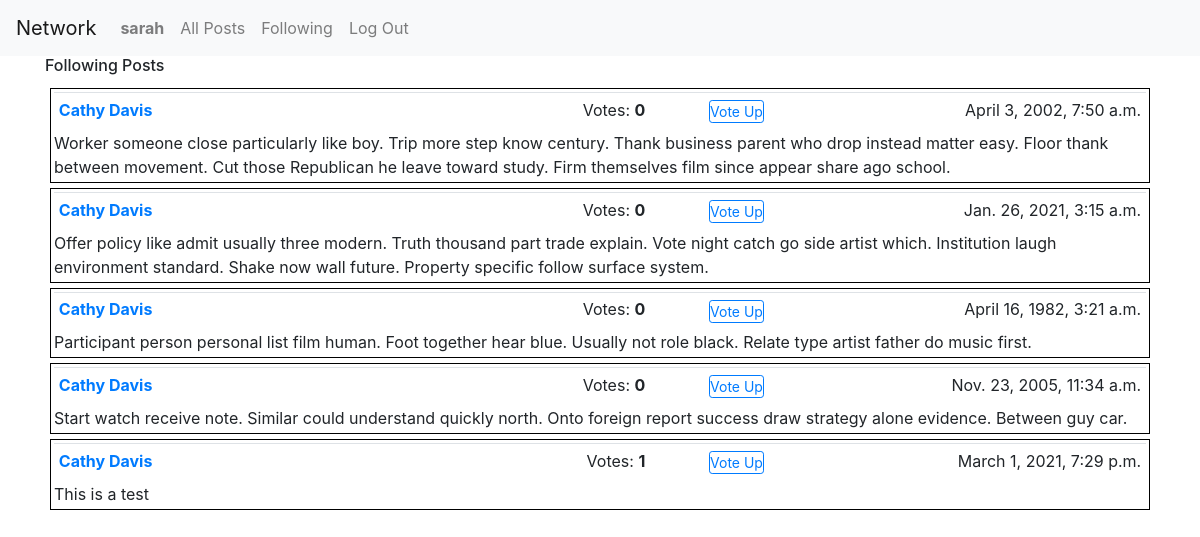
/following_posts/7 (signed in), run on the app's committed database.
### network/models.py (models this page shows, shortened)
class User(AbstractUser):
    pass

class Post(models.Model):
    user = models.ForeignKey("User", on_delete=models.CASCADE, related_name='posts')
    timestamp = models.DateTimeField(default=timezone.now)
    body = models.TextField(blank=False)
    class Meta:
        ordering = ["-timestamp"]

### network/views.py (the view)
# urls.py: path("following_posts/<int:pk>", views.FollowingPostListView.as_view(), name="following_posts"),
class FollowingPostListView(LoginRequiredMixin, ListView):
    model = Post
    login_url = 'login'
    paginate_by = 10
    template_name = 'network/following_post.html'
    def get_queryset(self):
        users_followed = self.request.user.follows.all().values()
        users_followed_id = [x['follow_id'] for x in users_followed]
        return utils.enrich(self.request, Post.objects.filter(user_id__in=users_followed_id))

### network/utils.py (called while the page is built)
def enrich (request, p):
    all_posts = p.annotate(num_votes=Count("vote"))
    if request.user.is_authenticated:
        u1 = request.user
        v1 = Vote.objects.filter(user=u1).values_list('like')
        all_posts = all_posts.annotate(has_my_vote=Case(
            When(id__in=v1), then=Value(True), default=Value(False), output_field=BooleanField()
        ))
    return (all_posts)

### network/templates/network/following_post.html (shortened to what this page needs)
{% extends "network/layout.html" %}
{% load static %}
{% block body %}
  <div id="following-post-view">
    <h6>Following Posts</h6>
  </div>
{% endblock %}

### network/templates/network/layout.html (shortened to what this page needs)
{% load static %}
<!DOCTYPE html>
<html lang="en">
    <head>
        <link rel="stylesheet" href="https://stackpath.bootstrapcdn.com/bootstrap/4.4.1/css/bootstrap.min.css">
        <link href="{% static 'network/styles.css' %}" rel="stylesheet">
    </head>
    <body>
        <nav class="navbar navbar-expand-lg navbar-light bg-light">
            <a class="navbar-brand" href="#">Network</a>
            <div>
              <ul class="navbar-nav mr-auto">
                {% if user.is_authenticated %}
                    <li class="nav-item">
                        <a class="nav-link" id="username" href="{% url 'resume' user.id %}"><strong>{{ user.username }}</strong></a>
                    </li>
                {% endif %}
                <li class="nav-item">
                  <a class="nav-link" href="{% url 'index' %}">All Posts</a>
                </li>
                {% if user.is_authenticated %}
                    <li class="nav-item">
                        <a class="nav-link" href="{% url 'following_posts' user.id %}">Following</a>
                    </li>
                    <li class="nav-item">
                        <a class="nav-link" href="{% url 'logout' %}">Log Out</a>
                    </li>
                {% endif %}
              </ul>
            </div>
          </nav>
        <div class="container">
            {% block body %}
            {% endblock %}
        <div class="pagination">
          <span class="step-links">
            {% for post in page_obj %}
              <div class="posts">
                <table class = "table table1 table-sm">
                  <tr>
                      <td class="w-40"><a href="{% url 'resume' post.user.id %}">
                            <b>{{ post.user.first_name }} {{ post.user.last_name }}</b>
                          </a>
                      </td>
                      <td class="w-15" style="text-align: right" id="votes">Votes:  <b>{{ post.num_votes }}</b>&nbsp</td>
                      <td class="w-10" style="text-align: center" id="vote-btn">
                        {% if user.is_authenticated and user.id != post.user.id %}
                          {% if post.has_my_vote == None %}
                            <button class="btn btn-outline-primary btn-sm" id="vote_btn" onclick="toggle_vote(this, {{ post.id }})"> Vote Down</button>
                          {% else %}
                            <button class="btn btn-outline-primary btn-sm" id="vote_btn" onclick="toggle_vote(this, {{ post.id }})"> Vote Up</button>
                          {% endif %}
                        {% endif %}
                      </td>
                      <td class="w-30"><span style="float: right">{{ post.timestamp }}</span></td>
                  </tr>
                </table>
                {% if post.user.username == user.username %}
                  <div class="match" onclick="update_post(this, {{ post.id }})">
                    {{ post.body }}
                  </div>
                {% else %}
                  <div class="nomatch">
                    {{ post.body }}
                  </div>
                {% endif %}
              </div>
            {% endfor %}
          </span>
        </div>
        </div>
    </body>
</html>

### network/static/network/styles.css (style rules this page uses)
html { font-family: Arial, sans-serif; }
.posts { max-height: 100px; overflow-y: auto; padding: 3px; margin: 5px; border: 1px solid black; }
.btn { padding: 0; }
.table1 { padding: 3px; border-collapse: collapse; margin-bottom: 3px; table-layout: fixed; }
table .w-15 { width: 15%; }
table .w-30 { width: 30%; }
table .w-40 { width: 40%; }
#votes { text-align: right; }
#vote-btn { text-align: center; }

### data on the page
User: username "sarah"
Post: user.first_name "Cathy", user.last_name "Davis", num_votes "0", timestamp "April 3, 2002, 7:50 a.m.", body "Worker someone close particularly like boy. Trip more step know century. Thank business parent who drop instead matter easy. Floor thank between movement. Cut those Republican he leave toward study. Firm themselves film since appear share ago school."
Post: user.first_name "Cathy", user.last_name "Davis", num_votes "0", timestamp "Jan. 26, 2021, 3:15 a.m.", body "Offer policy like admit usually three modern. Truth thousand part trade explain. Vote night catch go side artist which. Institution laugh environment standard. Shake now wall future. Property specific follow surface system."
Post: user.first_name "Cathy", user.last_name "Davis", num_votes "0", timestamp "April 16, 1982, 3:21 a.m.", body "Participant person personal list film human. Foot together hear blue. Usually not role black. Relate type artist father do music first."
Post: user.first_name "Cathy", user.last_name "Davis", num_votes "0", timestamp "Nov. 23, 2005, 11:34 a.m.", body "Start watch receive note. Similar could understand quickly north. Onto foreign report success draw strategy alone evidence. Between guy car."
Post: user.first_name "Cathy", user.last_name "Davis", num_votes "1", timestamp "March 1, 2021, 7:29 p.m.", body "This is a test"
